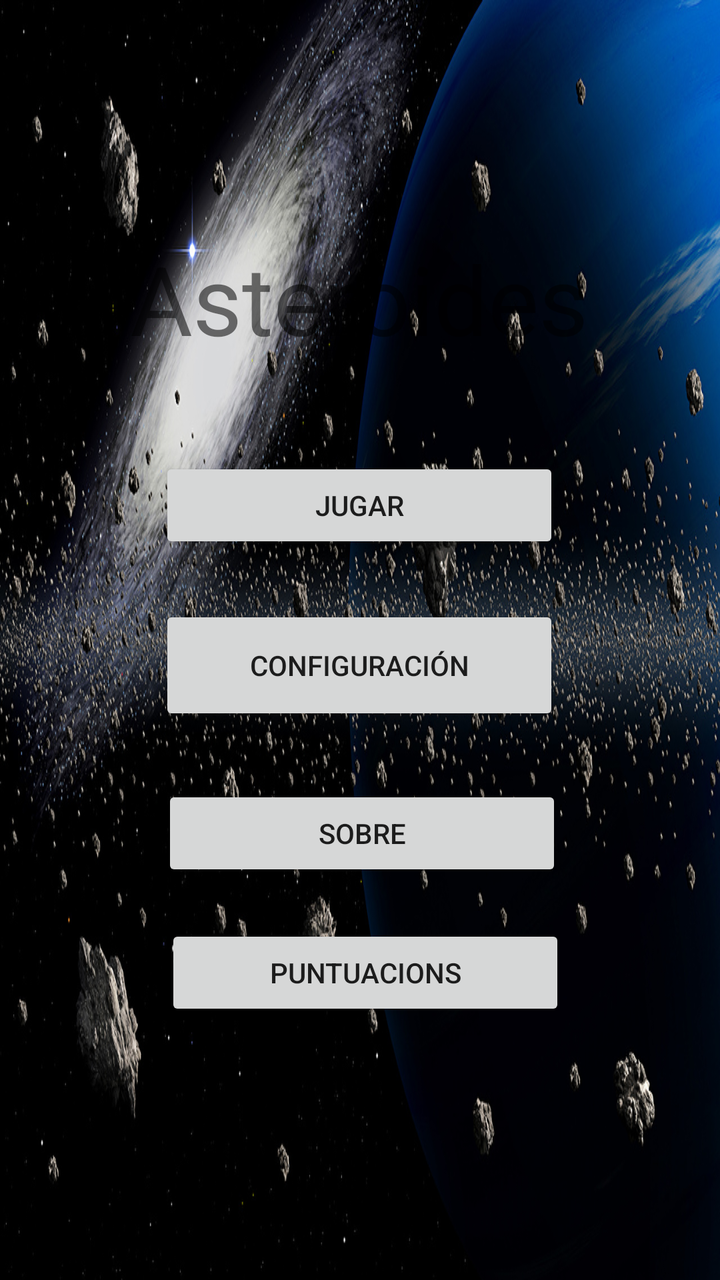
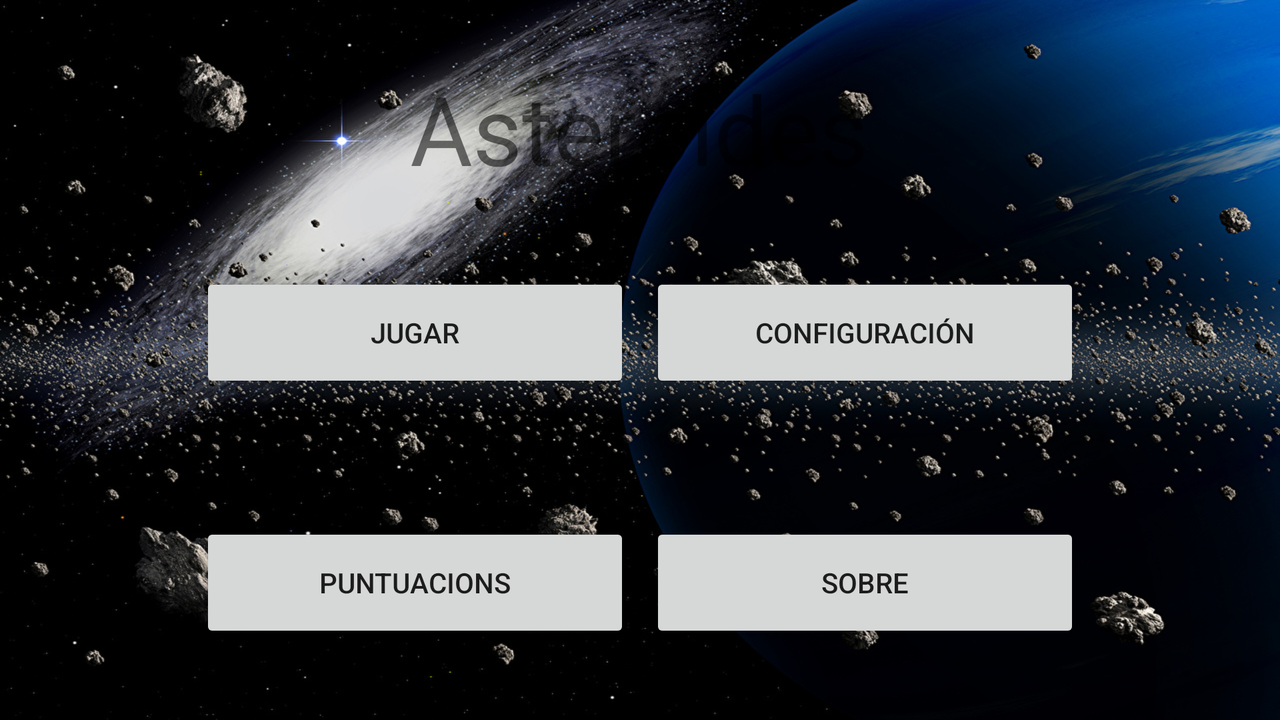

Compare how this app lays out the same screen by default and in its alternative resource folder. The renders come first, then the two layout files and the values they reference.
<!-- AndroidManifest.xml: application theme Theme.Asteroides -->
<!-- res/layout/activity_main.xml -->
<?xml version="1.0" encoding="utf-8"?>
<androidx.constraintlayout.widget.ConstraintLayout xmlns:android="http://schemas.android.com/apk/res/android"
    xmlns:app="http://schemas.android.com/apk/res-auto"
    xmlns:tools="http://schemas.android.com/tools"
    android:layout_width="match_parent"
    android:layout_height="match_parent"
    android:background="@drawable/asteroides_horizontal"
    tools:context=".MainActivity">

    <TextView
        android:id="@+id/titolAsteroides"
        android:layout_width="wrap_content"
        android:layout_height="wrap_content"
        android:text="@string/app_name"
        android:textAlignment="center"
        android:textSize="48sp"
        app:layout_constraintBottom_toBottomOf="parent"
        app:layout_constraintEnd_toEndOf="parent"
        app:layout_constraintHorizontal_bias="0.497"
        app:layout_constraintStart_toStartOf="parent"
        app:layout_constraintTop_toTopOf="parent"
        app:layout_constraintVertical_bias="0.203" />

    <Button
        android:id="@+id/button"
        android:layout_width="200dp"
        android:layout_height="wrap_content"
        android:layout_marginStart="161dp"
        android:layout_marginEnd="162dp"
        android:onClick="iniciarJoc"
        android:text="@string/jugar"
        app:layout_constraintBottom_toBottomOf="parent"
        app:layout_constraintEnd_toEndOf="parent"
        app:layout_constraintStart_toStartOf="parent"
        app:layout_constraintTop_toBottomOf="@+id/titolAsteroides"
        app:layout_constraintVertical_bias="0.115" />

    <Button
        android:id="@+id/button2"
        android:layout_width="200dp"
        android:layout_height="60dp"
        android:layout_marginStart="126dp"
        android:layout_marginEnd="127dp"
        android:onClick="iniciarPreferencies"
        android:text="@string/configuracion"
        app:layout_constraintBottom_toBottomOf="parent"
        app:layout_constraintEnd_toEndOf="parent"
        app:layout_constraintStart_toStartOf="parent"
        app:layout_constraintTop_toBottomOf="@+id/button"
        app:layout_constraintVertical_bias="0.086" />

    <Button
        android:id="@+id/button3"
        android:layout_width="200dp"
        android:layout_height="wrap_content"
        android:layout_marginStart="161dp"
        android:layout_marginEnd="162dp"
        android:onClick="iniciarSobre"
        android:text="@string/sobre"
        app:layout_constraintBottom_toBottomOf="parent"
        app:layout_constraintEnd_toEndOf="parent"
        app:layout_constraintHorizontal_bias="0.491"
        app:layout_constraintStart_toStartOf="parent"
        app:layout_constraintTop_toBottomOf="@+id/button2"
        app:layout_constraintVertical_bias="0.131" />

    <Button
        android:id="@+id/button4"
        android:layout_width="200dp"
        android:layout_height="wrap_content"
        android:layout_marginStart="161dp"
        android:layout_marginEnd="162dp"
        android:onClick="iniciarPuntuacions"
        android:text="@string/puntuacions"
        app:layout_constraintBottom_toBottomOf="parent"
        app:layout_constraintEnd_toEndOf="parent"
        app:layout_constraintHorizontal_bias="0.482"
        app:layout_constraintStart_toStartOf="parent"
        app:layout_constraintTop_toBottomOf="@+id/button3"
        app:layout_constraintVertical_bias="0.143" />

</androidx.constraintlayout.widget.ConstraintLayout>
<!-- resources referenced by this layout -->
<resources>
  <!-- drawable asteroides_horizontal: jpg bitmap (drawable, 401739 bytes) -->
  <string name="app_name">Asteroides</string>
  <string name="configuracion">Configuración</string>
  <string name="jugar">Jugar</string>
  <string name="puntuacions">Puntuacions</string>
  <string name="sobre">Sobre</string>
  <style name="Theme.Asteroides" parent="Theme.AppCompat.DayNight.DarkActionBar">
          
          <item name="colorPrimary">@color/purple_500</item>
          <item name="colorPrimaryVariant">@color/purple_700</item>
          <item name="colorOnPrimary">@color/white</item>
          
          <item name="colorSecondary">@color/teal_200</item>
          <item name="colorSecondaryVariant">@color/teal_700</item>
          <item name="colorOnSecondary">@color/black</item>
          
          <item name="android:statusBarColor" tools:targetApi="l">?attr/colorPrimaryVariant</item>
          
      </style>
  <color name="purple_500">#FF6200EE</color>
  <color name="purple_700">#FF3700B3</color>
  <color name="white">#FFFFFFFF</color>
  <color name="teal_200">#FF03DAC5</color>
  <color name="teal_700">#FF018786</color>
  <color name="black">#FF000000</color>
</resources>
<!-- res/layout-land/activity_main.xml (the author's variant of the layout above) -->
<!-- drawn on the phone turned sideways -->
<?xml version="1.0" encoding="utf-8"?>
<androidx.constraintlayout.widget.ConstraintLayout xmlns:android="http://schemas.android.com/apk/res/android"
    xmlns:app="http://schemas.android.com/apk/res-auto"
    xmlns:tools="http://schemas.android.com/tools"
    android:layout_width="match_parent"
    android:layout_height="match_parent"
    tools:context=".MainActivity"
    android:background="@drawable/asteroides_horizontal">


    <TextView
        android:id="@+id/textView"
        android:layout_width="wrap_content"
        android:layout_height="wrap_content"
        android:layout_marginStart="250dp"
        android:layout_marginTop="32dp"
        android:layout_marginEnd="251dp"
        android:text="@string/app_name"
        android:textAlignment="center"
        android:textSize="48sp"
        app:layout_constraintEnd_toEndOf="parent"
        app:layout_constraintStart_toStartOf="parent"
        app:layout_constraintTop_toTopOf="parent" />

    <Button
        android:id="@+id/button2"
        android:layout_width="215dp"
        android:layout_height="60dp"
        android:layout_marginTop="40dp"
        android:layout_marginEnd="100dp"
        android:onClick="iniciarPreferencies"
        android:text="@string/configuracion"
        app:layout_constraintEnd_toEndOf="parent"
        app:layout_constraintTop_toBottomOf="@+id/textView" />

    <Button
        android:id="@+id/button4"
        android:layout_width="215dp"
        android:layout_height="60dp"
        android:layout_marginStart="100dp"
        android:layout_marginTop="65dp"
        android:onClick="iniciarPuntuacions"
        android:text="@string/puntuacions"
        app:layout_constraintStart_toStartOf="parent"
        app:layout_constraintTop_toBottomOf="@+id/button" />

    <Button
        android:id="@+id/button"
        android:layout_width="215dp"
        android:layout_height="60dp"
        android:layout_marginStart="100dp"
        android:layout_marginTop="40dp"
        android:onClick="iniciarJoc"
        android:text="@string/jugar"
        app:layout_constraintStart_toStartOf="parent"
        app:layout_constraintTop_toBottomOf="@+id/textView" />

    <Button
        android:id="@+id/button3"
        android:layout_width="215dp"
        android:layout_height="60dp"
        android:layout_marginTop="65dp"
        android:layout_marginEnd="100dp"
        android:onClick="iniciarSobre"
        android:text="@string/sobre"
        app:layout_constraintEnd_toEndOf="parent"
        app:layout_constraintTop_toBottomOf="@+id/button2" />

</androidx.constraintlayout.widget.ConstraintLayout>
